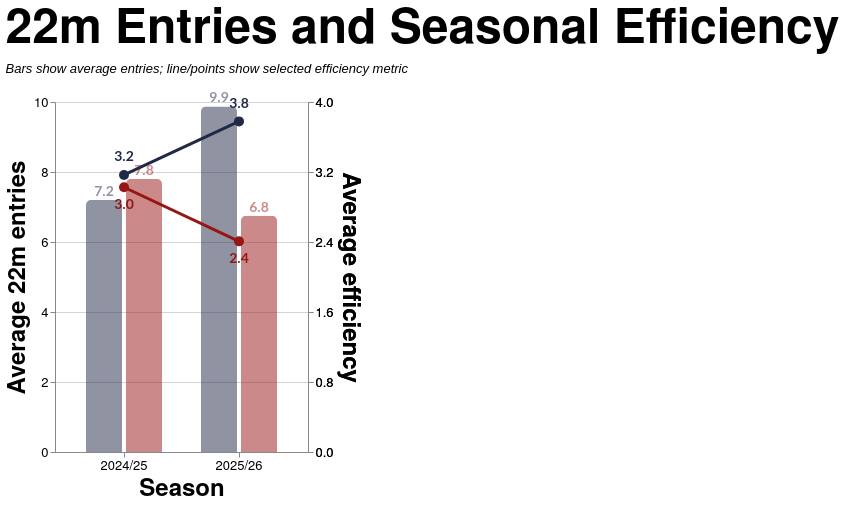

The Vega-Lite source for this figure:
### Vega-Lite specification from a JSON file in a GitHub repository (floating-point values rounded to 4 significant figures)
{"config": {"axis": {"labelFont": "PT Sans Narrow, Helvetica Neue, Helvetica, Arial, sans-serif", "titleFont": "PT Sans Narrow, Helvetica Neue, Helvetica, Arial, sans-serif", "labelFontSize": 13, "titleFontSize": 24, "gridColor": "#202947", "gridOpacity": 0.2, "zindex": 1}, "text": {"font": "Lato, sans-serif"}, "bar": {"cornerRadiusEnd": 5}, "header": {"labelFont": "PT Sans Narrow, Helvetica Neue, Helvetica, Arial, sans-serif", "titleFont": "PT Sans Narrow, Helvetica Neue, Helvetica, Arial, sans-serif", "labelFontSize": 24, "titleFontSize": 28, "labelFontWeight": "bold", "orient": "left"}, "legend": {"labelFont": "PT Sans Narrow, Helvetica Neue, Helvetica, Arial, sans-serif", "titleFont": "PT Sans Narrow, Helvetica Neue, Helvetica, Arial, sans-serif", "labelFontSize": 14, "titleFontSize": 16, "titlePadding": 5, "fillColor": "white", "strokeColor": "black", "padding": 10, "titleFontWeight": "lighter", "titleFontStyle": "italic", "titleColor": "gray", "offset": 10}, "title": {"font": "PT Sans Narrow, Helvetica Neue, Helvetica, Arial, sans-serif", "fontSize": 48, "fontWeight": "bold", "anchor": "start", "align": "center", "titlePadding": 20, "subtitlePadding": 10, "subtitleFontSize": 13, "subtitleColor": "", "subtitleFontStyle": "italic", "offset": 15, "color": "black"}, "axisX": {"labelAngle": 0}, "facet": {"title": null, "header": null, "align": {"row": "each", "column": "each"}}, "resolve": {"scale": {"y": "independent", "facet": "independent"}}, "background": "transparent", "scale": {"offsetBandPaddingOuter": 0.2, "offsetBandPaddingInner": 0.1}, "view": {"stroke": null, "background": "transparent"}}, "layer": [{"mark": {"type": "bar", "opacity": 0.5}, "encoding": {"color": {"field": "team", "legend": null, "scale": {"domain": ["EGRFC", "Opposition"], "range": ["#202946", "#981515"]}, "title": "Team", "type": "nominal"}, "tooltip": [{"field": "season", "title": "Season", "type": "nominal"}, {"field": "team", "title": "Team", "type": "nominal"}, {"field": "avg_entries", "format": ".2f", "title": "Avg 22m Entries", "type": "quantitative"}, {"field": "avg_points_per_entry", "format": ".2f", "title": "Avg Pts/Entry", "type": "quantitative"}, {"field": "avg_tries_eff_pct", "format": ".1f", "title": "Avg Try Efficiency", "type": "quantitative"}], "x": {"axis": {"labelAngle": 0}, "field": "season", "sort": ["2024/25", "2025/26"], "title": "Season", "type": "nominal"}, "xOffset": {"field": "team", "sort": ["EGRFC", "Opposition"], "type": "nominal"}, "y": {"axis": {"format": ".0f", "grid": true, "tickCount": 6}, "field": "avg_entries", "scale": {"domain": [0, 10.0], "nice": false}, "title": "Average 22m entries", "type": "quantitative"}}, "transform": [{"filter": "(rzSquad == 'All' || datum.squad == rzSquad) && (indexof(rzSeason, datum.season) >= 0) && datum.game_type_mode == rzGameType"}, {"calculate": "rzEfficiencyMetricParam == 'Points per 22m entry' ? datum.avg_points_per_entry : datum.avg_tries_eff_pct", "as": "efficiency_value"}, {"calculate": "rzEfficiencyMetricParam == 'Points per 22m entry' ? datum.avg_points_per_entry * (100 / 4.0) : datum.avg_tries_eff_pct", "as": "efficiency_plot"}, {"calculate": "rzEfficiencyMetricParam == 'Points per 22m entry' ? 'Pts/entry' : 'Try efficiency (%)'", "as": "efficiency_label"}, {"calculate": "rzEfficiencyMetricParam == 'Points per 22m entry' ? format(datum.avg_points_per_entry, '.1f') : format(datum.avg_tries_eff_pct, '.0f') + '%'", "as": "efficiency_text"}, {"calculate": "format(datum.avg_entries, '.1f')", "as": "entries_text"}, {"calculate": "datum.team == 'EGRFC' ? datum.efficiency_plot + 5 : datum.efficiency_plot - 5", "as": "efficiency_text_y"}]}, {"mark": {"type": "text", "dy": -8, "fontSize": 14, "fontWeight": "bold", "opacity": 0.5}, "encoding": {"color": {"field": "team", "legend": null, "scale": {"domain": ["EGRFC", "Opposition"], "range": ["#202946", "#981515"]}, "type": "nominal"}, "text": {"field": "entries_text", "type": "nominal"}, "x": {"field": "season", "sort": ["2024/25", "2025/26"], "type": "nominal"}, "xOffset": {"field": "team", "sort": ["EGRFC", "Opposition"], "type": "nominal"}, "y": {"axis": null, "field": "avg_entries", "scale": {"domain": [0, 10.0], "nice": false}, "type": "quantitative"}}, "transform": [{"filter": "(rzSquad == 'All' || datum.squad == rzSquad) && (indexof(rzSeason, datum.season) >= 0) && datum.game_type_mode == rzGameType"}, {"calculate": "rzEfficiencyMetricParam == 'Points per 22m entry' ? datum.avg_points_per_entry : datum.avg_tries_eff_pct", "as": "efficiency_value"}, {"calculate": "rzEfficiencyMetricParam == 'Points per 22m entry' ? datum.avg_points_per_entry * (100 / 4.0) : datum.avg_tries_eff_pct", "as": "efficiency_plot"}, {"calculate": "rzEfficiencyMetricParam == 'Points per 22m entry' ? 'Pts/entry' : 'Try efficiency (%)'", "as": "efficiency_label"}, {"calculate": "rzEfficiencyMetricParam == 'Points per 22m entry' ? format(datum.avg_points_per_entry, '.1f') : format(datum.avg_tries_eff_pct, '.0f') + '%'", "as": "efficiency_text"}, {"calculate": "format(datum.avg_entries, '.1f')", "as": "entries_text"}, {"calculate": "datum.team == 'EGRFC' ? datum.efficiency_plot + 5 : datum.efficiency_plot - 5", "as": "efficiency_text_y"}]}, {"mark": {"type": "line", "size": 3}, "encoding": {"color": {"field": "team", "legend": null, "scale": {"domain": ["EGRFC", "Opposition"], "range": ["#202946", "#981515"]}, "type": "nominal"}, "detail": {"field": "team", "type": "nominal"}, "tooltip": [{"field": "season", "title": "Season", "type": "nominal"}, {"field": "team", "title": "Team", "type": "nominal"}, {"field": "efficiency_label", "title": "Metric", "type": "nominal"}, {"field": "efficiency_value", "format": ".2f", "title": "Efficiency", "type": "quantitative"}], "x": {"field": "season", "sort": ["2024/25", "2025/26"], "type": "nominal"}, "y": {"axis": {"grid": false, "labelExpr": "rzEfficiencyMetricParam == 'Try-scoring efficiency (%)' ? format(datum.value, '.0f') + '%' : format(datum.value * (4.0 / 100), '.1f')", "orient": "right", "tickCount": 6}, "field": "efficiency_plot", "scale": {"domain": [0, 100], "nice": false}, "title": "Average efficiency", "type": "quantitative"}}, "transform": [{"filter": "(rzSquad == 'All' || datum.squad == rzSquad) && (indexof(rzSeason, datum.season) >= 0) && datum.game_type_mode == rzGameType"}, {"calculate": "rzEfficiencyMetricParam == 'Points per 22m entry' ? datum.avg_points_per_entry : datum.avg_tries_eff_pct", "as": "efficiency_value"}, {"calculate": "rzEfficiencyMetricParam == 'Points per 22m entry' ? datum.avg_points_per_entry * (100 / 4.0) : datum.avg_tries_eff_pct", "as": "efficiency_plot"}, {"calculate": "rzEfficiencyMetricParam == 'Points per 22m entry' ? 'Pts/entry' : 'Try efficiency (%)'", "as": "efficiency_label"}, {"calculate": "rzEfficiencyMetricParam == 'Points per 22m entry' ? format(datum.avg_points_per_entry, '.1f') : format(datum.avg_tries_eff_pct, '.0f') + '%'", "as": "efficiency_text"}, {"calculate": "format(datum.avg_entries, '.1f')", "as": "entries_text"}, {"calculate": "datum.team == 'EGRFC' ? datum.efficiency_plot + 5 : datum.efficiency_plot - 5", "as": "efficiency_text_y"}]}, {"mark": {"type": "point", "filled": true, "opacity": 1.0, "size": 100}, "encoding": {"color": {"field": "team", "legend": null, "scale": {"domain": ["EGRFC", "Opposition"], "range": ["#202946", "#981515"]}, "type": "nominal"}, "tooltip": [{"field": "season", "title": "Season", "type": "nominal"}, {"field": "team", "title": "Team", "type": "nominal"}, {"field": "efficiency_label", "title": "Metric", "type": "nominal"}, {"field": "efficiency_value", "format": ".2f", "title": "Efficiency", "type": "quantitative"}], "x": {"field": "season", "sort": ["2024/25", "2025/26"], "type": "nominal"}, "y": {"axis": {"grid": false, "labelExpr": "rzEfficiencyMetricParam == 'Try-scoring efficiency (%)' ? format(datum.value, '.0f') + '%' : format(datum.value * (4.0 / 100), '.1f')", "orient": "right", "tickCount": 6}, "field": "efficiency_plot", "scale": {"domain": [0, 100], "nice": false}, "title": "Average efficiency", "type": "quantitative"}}, "transform": [{"filter": "(rzSquad == 'All' || datum.squad == rzSquad) && (indexof(rzSeason, datum.season) >= 0) && datum.game_type_mode == rzGameType"}, {"calculate": "rzEfficiencyMetricParam == 'Points per 22m entry' ? datum.avg_points_per_entry : datum.avg_tries_eff_pct", "as": "efficiency_value"}, {"calculate": "rzEfficiencyMetricParam == 'Points per 22m entry' ? datum.avg_points_per_entry * (100 / 4.0) : datum.avg_tries_eff_pct", "as": "efficiency_plot"}, {"calculate": "rzEfficiencyMetricParam == 'Points per 22m entry' ? 'Pts/entry' : 'Try efficiency (%)'", "as": "efficiency_label"}, {"calculate": "rzEfficiencyMetricParam == 'Points per 22m entry' ? format(datum.avg_points_per_entry, '.1f') : format(datum.avg_tries_eff_pct, '.0f') + '%'", "as": "efficiency_text"}, {"calculate": "format(datum.avg_entries, '.1f')", "as": "entries_text"}, {"calculate": "datum.team == 'EGRFC' ? datum.efficiency_plot + 5 : datum.efficiency_plot - 5", "as": "efficiency_text_y"}]}, {"mark": {"type": "text", "fontSize": 14, "fontWeight": "bold"}, "encoding": {"color": {"field": "team", "legend": null, "scale": {"domain": ["EGRFC", "Opposition"], "range": ["#202946", "#981515"]}, "type": "nominal"}, "detail": {"field": "team", "type": "nominal"}, "text": {"field": "efficiency_text", "type": "nominal"}, "x": {"field": "season", "sort": ["2024/25", "2025/26"], "type": "nominal"}, "y": {"axis": null, "field": "efficiency_text_y", "scale": {"domain": [0, 100], "nice": false}, "type": "quantitative"}, "yOffset": {"field": "team", "scale": {"range": [-20, 20]}, "sort": ["EGRFC", "Opposition"], "type": "nominal"}}, "transform": [{"filter": "(rzSquad == 'All' || datum.squad == rzSquad) && (indexof(rzSeason, datum.season) >= 0) && datum.game_type_mode == rzGameType"}, {"calculate": "rzEfficiencyMetricParam == 'Points per 22m entry' ? datum.avg_points_per_entry : datum.avg_tries_eff_pct", "as": "efficiency_value"}, {"calculate": "rzEfficiencyMetricParam == 'Points per 22m entry' ? datum.avg_points_per_entry * (100 / 4.0) : datum.avg_tries_eff_pct", "as": "efficiency_plot"}, {"calculate": "rzEfficiencyMetricParam == 'Points per 22m entry' ? 'Pts/entry' : 'Try efficiency (%)'", "as": "efficiency_label"}, {"calculate": "rzEfficiencyMetricParam == 'Points per 22m entry' ? format(datum.avg_points_per_entry, '.1f') : format(datum.avg_tries_eff_pct, '.0f') + '%'", "as": "efficiency_text"}, {"calculate": "format(datum.avg_entries, '.1f')", "as": "entries_text"}, {"calculate": "datum.team == 'EGRFC' ? datum.efficiency_plot + 5 : datum.efficiency_plot - 5", "as": "efficiency_text_y"}]}], "data": {"name": "data-36fc8af7437194778e6f7b77b8f870ad"}, "height": 350, "params": [{"name": "rzSquad", "value": "All"}, {"name": "rzSeason", "value": ["2025/26", "2024/25"]}, {"name": "rzGameType", "value": "All"}, {"name": "rzEfficiencyMetricParam", "value": "Points per 22m entry"}], "resolve": {"scale": {"y": "independent"}}, "title": {"text": "22m Entries and Seasonal Efficiency", "subtitle": ["Bars show average entries; line/points show selected efficiency metric"]}, "width": {"step": 40}, "$schema": "https://vega.github.io/schema/vega-lite/v5.20.1.json", "datasets": {"data-36fc8af7437194778e6f7b77b8f870ad": [{"squad": "1st", "season": "2024/25", "team": "EGRFC", "avg_entries": 7.2, "avg_points_per_entry": 3.167, "avg_tries_eff_pct": 41.67, "game_type_mode": "All"}, {"squad": "1st", "season": "2024/25", "team": "Opposition", "avg_entries": 7.8, "avg_points_per_entry": 3.026, "avg_tries_eff_pct": 46.15, "game_type_mode": "All"}, {"squad": "1st", "season": "2025/26", "team": "EGRFC", "avg_entries": 9.875, "avg_points_per_entry": 3.778, "avg_tries_eff_pct": 59.49, "game_type_mode": "All"}, {"squad": "1st", "season": "2025/26", "team": "Opposition", "avg_entries": 6.75, "avg_points_per_entry": 2.407, "avg_tries_eff_pct": 37.96, "game_type_mode": "All"}, {"squad": "1st", "season": "2024/25", "team": "EGRFC", "avg_entries": 7.2, "avg_points_per_entry": 3.167, "avg_tries_eff_pct": 41.67, "game_type_mode": "League + Cup"}, {"squad": "1st", "season": "2024/25", "team": "Opposition", "avg_entries": 7.8, "avg_points_per_entry": 3.026, "avg_tries_eff_pct": 46.15, "game_type_mode": "League + Cup"}, {"squad": "1st", "season": "2025/26", "team": "EGRFC", "avg_entries": 9.875, "avg_points_per_entry": 3.778, "avg_tries_eff_pct": 59.49, "game_type_mode": "League + Cup"}, {"squad": "1st", "season": "2025/26", "team": "Opposition", "avg_entries": 6.75, "avg_points_per_entry": 2.407, "avg_tries_eff_pct": 37.96, "game_type_mode": "League + Cup"}, {"squad": "1st", "season": "2024/25", "team": "EGRFC", "avg_entries": 6.75, "avg_points_per_entry": 2.556, "avg_tries_eff_pct": 33.33, "game_type_mode": "League only"}, {"squad": "1st", "season": "2024/25", "team": "Opposition", "avg_entries": 7.25, "avg_points_per_entry": 2.793, "avg_tries_eff_pct": 41.38, "game_type_mode": "League only"}, {"squad": "1st", "season": "2025/26", "team": "EGRFC", "avg_entries": 9.867, "avg_points_per_entry": 3.932, "avg_tries_eff_pct": 62.16, "game_type_mode": "League only"}, {"squad": "1st", "season": "2025/26", "team": "Opposition", "avg_entries": 6.4, "avg_points_per_entry": 2.375, "avg_tries_eff_pct": 37.5, "game_type_mode": "League only"}]}}
